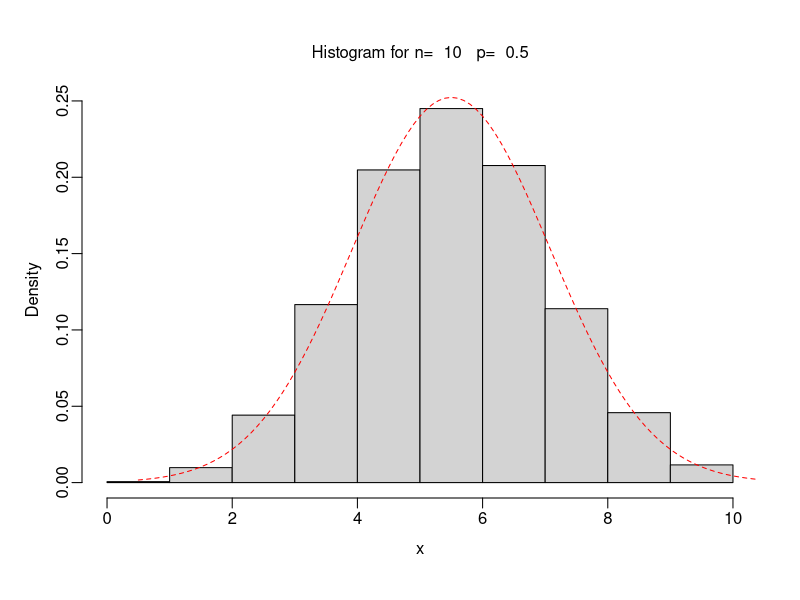

Generate this figure with R:

n <- 10 

p <- 0.5 

r <- 10000

x <- rbinom(r,n,p)

mu <- n*p

sigma2 <- n*p*(1-p)

Npdf <- dnorm(seq(0,n,0.1), mu, sqrt(sigma2))

hist(x, breaks = seq(0,n,1), prob=T,
     right=F, main ="",
        xlim = c(0,n), ylim=c(0,max(Npdf) ) , 
     mgp = c(2, 0.5, 0), 
       cex = 1.0)

 mtext(side = 3, line=1, outer = F,  
  paste("Histogram for n= ", n, "  p= ", p) ) 
      
lines(seq(0, n, 0.1) + 0.5, Npdf, lty = 2, col="red")



